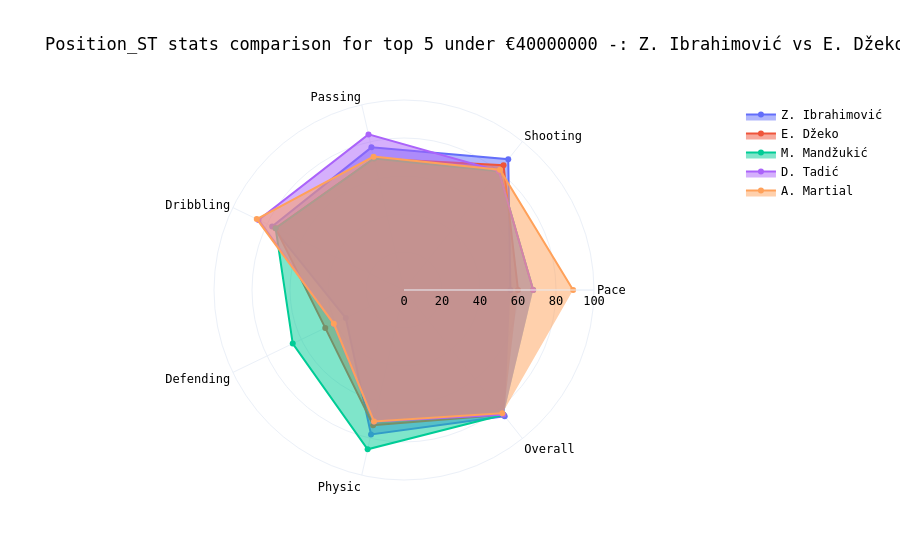

Notebook source saved alongside this figure:
### Code cell
# Top 5 players in Central Striker(ST) role under €40,000,000

position('st', 40000000)

### Figure 1 — Plotly figure (JSON) as saved in the notebook; plotly's stock layout.template omitted (floating-point values rounded to 4 significant figures)
{"data": [{"fill": "toself", "name": "Z. Ibrahimović", "r": [56, 88, 77, 77, 34, 78, 85], "theta": ["Pace", "Shooting", "Passing", "Dribbling", "Defending", "Physic", "Overall"], "type": "scatterpolar"}, {"fill": "toself", "name": "E. Džeko", "r": [60, 84, 71, 75, 46, 73, 84], "theta": ["Pace", "Shooting", "Passing", "Dribbling", "Defending", "Physic", "Overall"], "type": "scatterpolar"}, {"fill": "toself", "name": "M. Mandžukić", "r": [68, 80, 71, 75, 65, 86, 84], "theta": ["Pace", "Shooting", "Passing", "Dribbling", "Defending", "Physic", "Overall"], "type": "scatterpolar"}, {"fill": "toself", "name": "D. Tadić", "r": [68, 80, 84, 85, 41, 71, 84], "theta": ["Pace", "Shooting", "Passing", "Dribbling", "Defending", "Physic", "Overall"], "type": "scatterpolar"}, {"fill": "toself", "name": "A. Martial", "r": [89, 81, 72, 86, 41, 71, 83], "theta": ["Pace", "Shooting", "Passing", "Dribbling", "Defending", "Physic", "Overall"], "type": "scatterpolar"}], "layout": {"font": {"color": "#000000", "family": "Cambria, monospace", "size": 12}, "polar": {"radialaxis": {"range": [0, 100], "visible": true}}, "showlegend": true, "title": {"text": "Position_ST stats comparison for top 5 under €40000000 -: Z. Ibrahimović vs E. Džeko vs M. Mandžukić vs D. Tadić vs A. Martial"}}}
